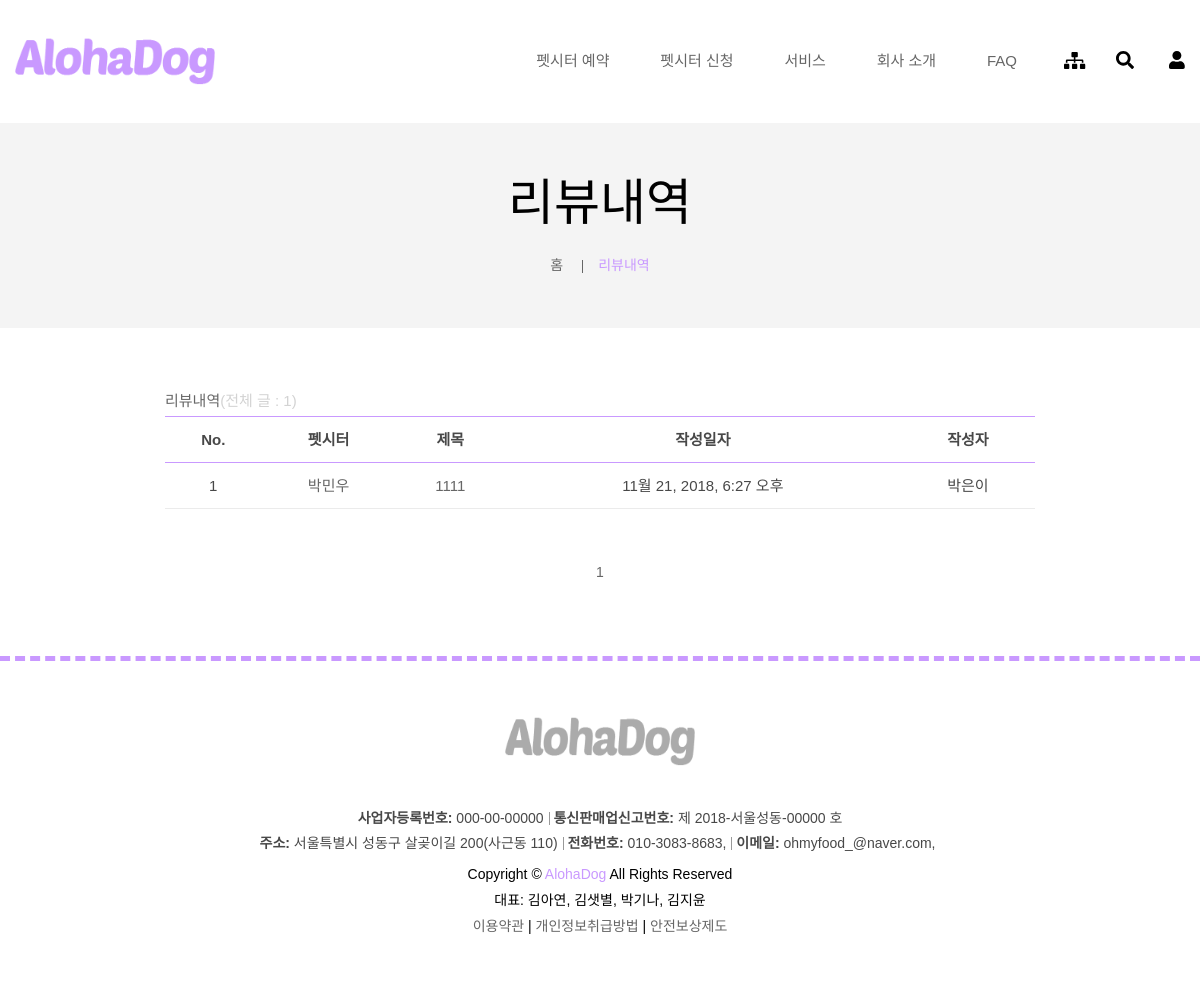
/review (signed in), run on the app's committed database.
### homepage/models.py (models this page shows, shortened)
class Review(models.Model):
    reservation = models.ForeignKey('Reservation', on_delete=models.CASCADE, verbose_name="예약")
    title = models.CharField(max_length=100, verbose_name="게시판제목")
    content = models.TextField(max_length=1000, verbose_name="게시판내용")
    created_datetime = models.DateTimeField(auto_now_add=True, verbose_name="작성일")

class Reservation(models.Model):
    reservation_no = models.CharField(max_length=8, verbose_name='예약번호')
    userprofile = models.ForeignKey('UserProfile', on_delete=models.CASCADE, verbose_name='예약을 신청한 회원')
    dog = models.ForeignKey('Dog', on_delete=models.CASCADE, verbose_name='예약이 신청된 동물')
    sitter = models.ForeignKey('Sitter', on_delete=models.CASCADE, verbose_name='예약을 신청받은 시터')
    reservation_datetime = models.DateTimeField(auto_now_add=True, verbose_name='신청한 날짜')
    start_date = models.DateField(verbose_name='돌봄시작날짜')
    end_date = models.DateField(verbose_name='돌봄마침날짜')
    precautions = models.CharField(max_length=100, verbose_name='돌봄 주의사항')
    progress = models.CharField(max_length=100, verbose_name='진행상황')
    total_price = models.IntegerField(default=0, verbose_name='총 가격')
    written_review = models.BooleanField(default=False, verbose_name='리뷰 작성 여부')

class Sitter(models.Model):
    userprofile = models.OneToOneField('UserProfile', on_delete=models.CASCADE, verbose_name="시터이름")
    account_number = models.CharField(max_length=100, verbose_name="계좌번호")
    profile = models.ImageField(upload_to='profile/', verbose_name="프로필 사진")
    bank_name = models.CharField(max_length=10, choices=BANK_NAME_CHOICES, verbose_name="은행명")
    introduction = models.CharField(max_length=200, verbose_name="시터소개")
    free_services = models.CharField(max_length=100, verbose_name='무료 서비스')
    paid_services = models.CharField(max_length=100, verbose_name='유료 서비스')
    day_price = models.IntegerField(default=0, verbose_name='일당')
    care_zone = models.CharField(max_length=100, verbose_name='돌봄 공간')
    housemate_situation = models.CharField(max_length=100, verbose_name='가족 동거 유무')
    pet_situation = models.CharField(max_length=100, verbose_name='다른 반려동물 유무')
    qna = models.TextField(max_length=1000, verbose_name="QnA")

class UserProfile(models.Model):
    user = models.OneToOneField(settings.AUTH_USER_MODEL, on_delete=models.CASCADE, verbose_name='유저')
    name = models.CharField(max_length=50, verbose_name='회원 이름')
    sex = models.CharField(max_length=1, choices=SEX_CHOICES, verbose_name='회원 성별', default='F')
    birth_date = models.DateField(verbose_name='회원 생일')
    phone_number = models.CharField(max_length=20, verbose_name='회원 핸드폰번호')
    email = models.EmailField(max_length=50, verbose_name='회원 이메일')
    zip_code = models.CharField(max_length=10, verbose_name='우편 번호')
    address1 = models.CharField(max_length=50, verbose_name='회원 주소1')
    address2 = models.CharField(max_length=50, verbose_name='회원 주소2')
    profile = models.FileField(upload_to='uploads/', verbose_name='회원 사진')
    registration_datetime = models.DateTimeField(auto_now=True, verbose_name='회원가입일')
    membership_level = models.CharField(max_length=10, verbose_name='회원 등급', choices=MEMBER_SHIP_LEVEL_CHOICES,
                                        default='member')

### homepage/reviews.py (the view)
# urls.py: path('review', reviews.review_list, name='review_list'),
def review_list(request):
    userprofile = request.user.userprofile
    reviews = Review.objects.filter(reservation__userprofile=userprofile)
    context = {'reviews': reviews}
    return render(request, 'review/review_list.html', context=context)

### templates/review/review_list.html (shortened to what this page needs)
{% extends "base.html" %}
{% load staticfiles %}
{% block extrastyle %}{% static "css/board.css" %}{% endblock %}
{% block content %}
    <div class="location-tow mb-60">
        <div class="container">
            <div class="row">
                <div class="col-12">
                    <div class="location-title">
                        <h1>리뷰내역</h1>
                    </div>
                    <div class="location-content location-content-tow">
                        <ul>
                            <li><a href="{% url 'home' %}">홈</a></li>
                            <li class="active">리뷰내역</li>
                        </ul>
                    </div>
                </div>
            </div>
        </div>
    </div>
    <div class="blog-area white-bg pt-0 pb-0 mb-70">
        <div class="container">
            <div class="row">
                <div class="col-lg-9 ml-auto mr-auto">
                    <div class="blog_area blog_area_board">
                        <div id="list_head" class="box2">
                            <h3 class="inline">리뷰내역<font style="color:lightgrey;">(전체 글 : {{ reviews.count }})</font>
                            </h3>
                        </div>
                        <div id="list_article" class="box2">
                            <ul class="article">
                                <div class="table-content table-responsive">
                                    <table class="table">
                                        <thead>
                                        <tr>
                                            <th class="listTableTitle">No.</th>
                                            <th class="listTableTitle">펫시터</th>
                                            <th class="listTableTitle">제목</th>
                                            <th class="listTableTitle">작성일자</th>
                                            <th class="listTableTitle">작성자</th>
                                        </tr>
                                        </thead>
                                        <tbody>
                                        {% for review in reviews %}
                                            <tr>
                                                <td class="listTableTitle_num">
                                                    <li class="layout_f">{{ forloop.revcounter }}</li>
                                                </td>
                                                <td class="listTableTitle_title"><a
                                                        href="{% url 'review_detail' review.id %}">{{ review.reservation.sitter.userprofile.name }}</a></td>
                                                <td class="listTableTitle_title"><a
                                                        href="{% url 'review_detail' review.id %}">{{ review.title }}</a></td>
                                                <td class="listTableTitle_regDate"><p class="date">{{ review.created_datetime }}<br>
                                                </td>
                                                <td class="listTableTitle_writer">{{ review.reservation.userprofile.name }}</td>
                                            </tr>
                                        {% endfor %}
                                        </tbody>
                                    </table>
                                </div>
                            </ul>
                        </div>
                        <div id="jump" class="box3">
                            <button id="ju" name="<%= i %>" onclick="p(this)" class="w1">1</button>
                        </div>
                    </div>
                </div>
            </div>
        </div>
    </div>
{% endblock %}

### static/css/board.css (style rules this page uses)
* { user-select:none; }
.blog_area { border: 1px solid #ebebeb; padding: 20px; }
.blog_area_board { border: none;padding: 0; }
.table-content table { background: #fff none repeat scroll 0 0; text-align: center; width: 100%; margin-bottom: 0; }
thead { background-color: white; }
.table-content table th { border-top: medium none; font-size: 15px; text-transform: capitalize; padding: 10px; text-align: center; font-weight: bold; vertical-align: middle; white-space: nowrap; }
.table-content table td { padding: 10px; vertical-align: middle; font-size: 15px; }
.table-content table th { border-bottom: 1px solid #c999ff; border-top: 1px solid #c999ff; }
.table-content table td { border-bottom: 1px solid #ebebeb; }
#list_head { position: relative; top: 0px; width: 100%; height: 27px; margin: 0; }
.inline { float: left; font-size: 15px; color: #666; margin-top: 5px; }
.date { padding:0; margin:0; }
#jump { text-align: center; margin-top: 50px; }
#jump button { border: none; background: none; color: #666; cursor: pointer; }

### data on the page
Review: reservation.sitter.userprofile.name "박민우", title "1111", created_datetime "11월 21, 2018, 6:27 오후", reservation.userprofile.name "박은이"

### other printed values
{{ reviews.count }} "1"
